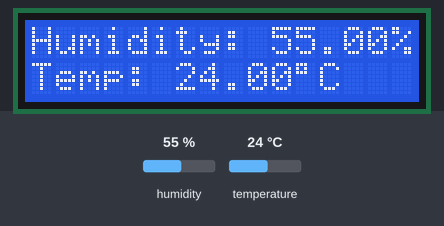
The sketch below on a simulated ESP32. On the bench: 16×2 character LCD. The test bench sets the inputs (shaded band); at power-on: humidity 55 %, temperature 24 °C. What the sketch prints to the serial monitor is not drawn.

Above: at 2.7 s.
2.8 s: humidity set to 22 %
At 5.4 s:
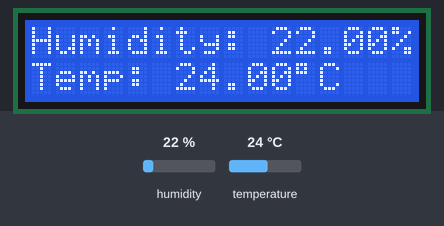
5.8 s: temperature set to 12 °C
At 6.7 s:
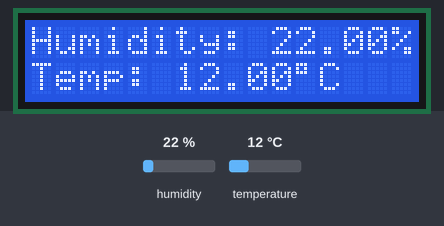
8.8 s: humidity set to 40 %
At 11.4 s:
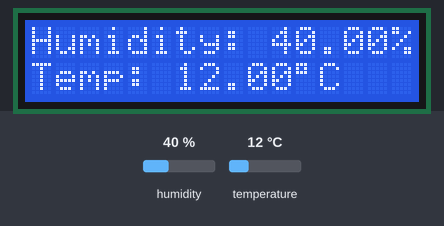
11.8 s: temperature set to 19 °C
At 13.7 s:
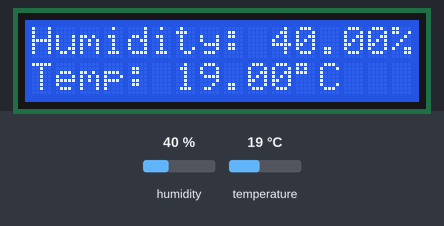
Timing chart, 0 to 15.2 s (numbered marks = the images above; inputs shaded):
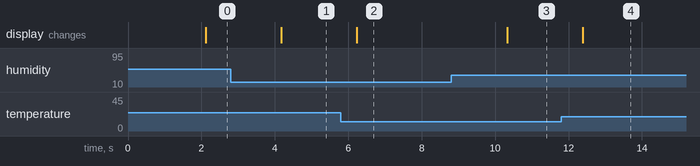

Measured:
- after the input at 2.8 s, the display: changes after 1.4 s (image 1)
- after the input at 5.8 s, the display: changes after 0.43 s (image 2)
- after the input at 8.8 s, the display: changes after 1.5 s (image 3)
- after the input at 11.8 s, the display: changes after 0.59 s (image 4)

The sketch:

DHTUnitSender.ino
```cpp
#include <esp_now.h>
#include <WiFi.h>
#include <Wire.h>
#include <LiquidCrystal_I2C.h>
#include "DHT.h"

#define DHTPIN 4
#define DHTTYPE DHT11

DHT dht(DHTPIN, DHTTYPE);
LiquidCrystal_I2C lcd(0x27, 16, 2); // Alamat I2C dapat berbeda, sesuaikan dengan alamat modul Anda
uint8_t broadcastAddress[] = {0xE4, 0x65, 0xB8, 0x0C, 0x23, 0x04}; // Alamat MAC tujuan
struct SensorData {
  float temperature;
  float humidity;
  };

SensorData sensorData;
esp_now_peer_info_t peerInfo;
void OnDataSent(const uint8_t *mac_addr, esp_now_send_status_t status) {
Serial.print("\r\nLast Packet Send Status:\t");
Serial.println(status == ESP_NOW_SEND_SUCCESS ? "Delivery Success"
: "Delivery Fail");
}

void setup() {
  Serial.begin(115200);
  lcd.init();
  lcd.backlight();
  Serial.println(F("DHT11 test!"));
  dht.begin();
  WiFi.mode(WIFI_STA);
  if (esp_now_init() != ESP_OK) {
    Serial.println("Error initializing ESP-NOW");
    return;
    }

  esp_now_register_send_cb(OnDataSent);
  memcpy(peerInfo.peer_addr, broadcastAddress, 6);
  peerInfo.channel = 0;
  peerInfo.encrypt = false;
  if (esp_now_add_peer(&peerInfo) != ESP_OK) {
    Serial.println("Failed to add peer");
    return;
  }
}

void loop() {
  delay(2000);
  sensorData.humidity = dht.readHumidity();
  sensorData.temperature = dht.readTemperature();
  if (isnan(sensorData.humidity) || isnan(sensorData.temperature)) {
    Serial.println(F("Failed to read from DHT sensor!"));
    lcd.clear();
    lcd.setCursor(0, 0);
    lcd.print("Read failed");
    return;
    }

  lcd.clear();
  lcd.setCursor(0, 0);
  lcd.print("Humidity: ");
  lcd.print(sensorData.humidity, 2);
  lcd.print("%");
  lcd.setCursor(0, 1);
  lcd.print("Temp: ");
  lcd.print(sensorData.temperature, 2);
  lcd.print((char)223); // Degree symbol
  lcd.print("C");
  Serial.print(F("Humidity: "));
  Serial.print(sensorData.humidity);
  Serial.print(F("%  Temperature: "));
  Serial.print(sensorData.temperature);
  Serial.println(F("°C"));
  esp_err_t result = esp_now_send(broadcastAddress, (uint8_t *) &sensorData,
  sizeof(sensorData));

  if (result == ESP_OK) {
    Serial.println("Sent with success");
  } else {
    Serial.println("Error sending the data");
  }
}
```
